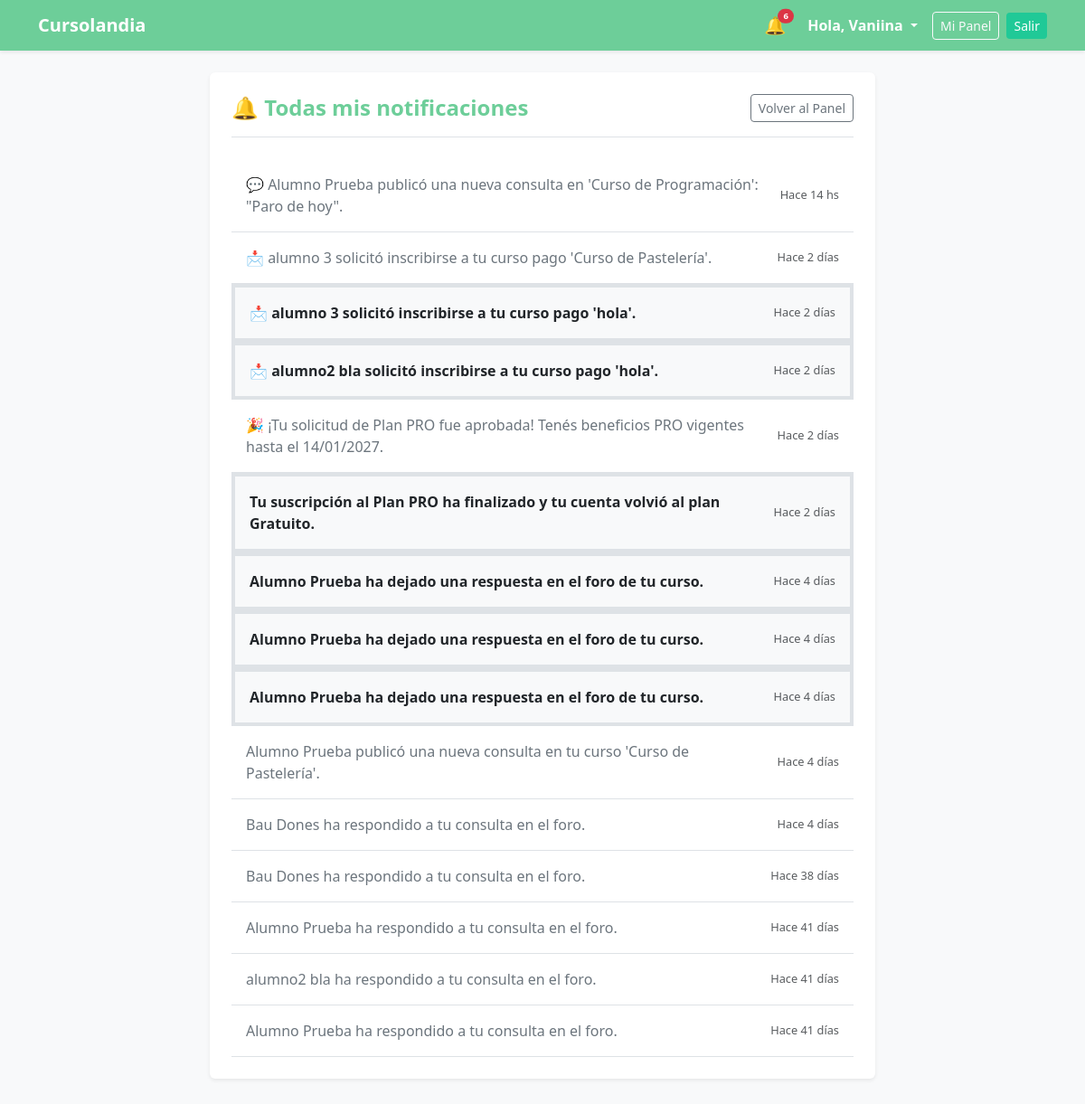
The app's page /index.php?accion=notificaciones (signed in) with its own data.
### tables this page shows
CREATE TABLE `notificaciones` (
  `id_notificacion` int(11) NOT NULL,
  `id_usuario` int(11) NOT NULL,
  `mensaje` text NOT NULL,
  `enlace` varchar(255) DEFAULT NULL,
  `leida` tinyint(1) DEFAULT 0,
  `fecha` datetime DEFAULT current_timestamp()
);

### Backend/Controllers/NotificacionController.php (called while the page is built, shortened)
<?php
require_once __DIR__ . '/../Models/NotificacionModel.php';
class NotificacionController {
    private $notificacionModel;
    public function __construct($conexion) {
        $this->notificacionModel = new NotificacionModel($conexion);
    }
    public function index() {
        $id_usuario = (int)$_SESSION['id_usuario'];
        $notificaciones = $this->notificacionModel->obtenerTodasPorUsuario($id_usuario);
        require_once __DIR__ . '/../../Frontend/views/notificaciones/notificaciones.php';
    }
}

### Backend/Models/NotificacionModel.php (called while the page is built, shortened)
<?php
class NotificacionModel {
    private $conexion;
    public function __construct($conexion) {
        $this->conexion = $conexion;
    }
    public function obtenerTodasPorUsuario($id_usuario) {
        $stmt = $this->conexion->prepare("SELECT * FROM notificaciones WHERE id_usuario = ? ORDER BY fecha DESC");
        $stmt->bind_param("i", $id_usuario);
        $stmt->execute();
        $resultado = $stmt->get_result();
        return $resultado;
    }
}
if (!function_exists('tiempo_transcurrido')) {
    function tiempo_transcurrido($fecha) {
        $diferencia = time() - strtotime($fecha);
        if ($diferencia < 86400) return "Hace " . floor($diferencia / 3600) . " hs";
        return "Hace " . floor($diferencia / 86400) . " días";
    }
}

### Frontend/Views/notificaciones/notificaciones.php (the view, shortened to what this page needs)
<?php
require_once __DIR__ . '/../layouts/header.php';
require_once __DIR__ . '/../layouts/navbar.php';
?>
<div class="container mb-5">
    <div class="row justify-content-center">
        <div class="col-md-8">
            <div class="card shadow-sm border-0">
                <div class="card-body p-4">
                    <div class="d-flex justify-content-between align-items-center border-bottom pb-3 mb-4">
                        <h4 class="text-primario fw-bold mb-0">🔔 Todas mis notificaciones</h4>
                        <a href="index.php?accion=panel" class="btn btn-outline-secondary btn-sm">Volver al Panel</a>
                    </div>
                    <?php if ($notificaciones && $notificaciones->num_rows > 0): ?>
                        <div class="list-group list-group-flush">
                            <?php while ($noti = $notificaciones->fetch_assoc()): ?>
                                <a href="index.php?accion=leer_notificacion&id=<?php echo $noti['id_notificacion']; ?>"
                                   class="list-group-item list-group-item-action py-3 px-3 border-bottom <?php echo ($noti['leida'] == 0) ? 'bg-light border-start border-primario border-4' : ''; ?>">
                                    <div class="d-flex justify-content-between align-items-center">
                                        <span class="<?php echo ($noti['leida'] == 0) ? 'fw-bold text-dark' : 'text-secondary'; ?>">
                                            <?php echo htmlspecialchars($noti['mensaje']); ?>
                                        </span>
                                        <small class="text-muted text-nowrap ms-3" style="font-size: 0.8rem;">
                                            <?php echo tiempo_transcurrido($noti['fecha']); ?>
                                        </small>
                                    </div>
                                </a>
                            <?php endwhile; ?>
                        </div>
                    <?php else: ?>
                        <div class="alert alert-light text-center border mb-0">
                            No tenés notificaciones en tu historial.
                        </div>
                    <?php endif; ?>
                </div>
            </div>
        </div>
    </div>
</div>
<?php require_once __DIR__ . '/../layouts/footer.php'; ?>

### Frontend/css/estilos.css (style rules this page uses)
:root { --color-primario: #6dce99; --color-primario-hover: #50a886; --color-acento: #20c997; --color-acento-hover: #1aa179; --fondo-claro: #f8f9fa; }
body { background-color: var(--fondo-claro); font-family: 'Segoe UI', Tahoma, Geneva, Verdana, sans-serif; }
.text-primario { color: var(--color-primario) !important; }

### records on screen
notificaciones: mensaje "💬 Alumno Prueba publicó una nueva consulta en 'Curso de Programación': \"Paro de hoy\".", fecha "Hace 14 hs"
notificaciones: mensaje "📩 alumno 3 solicitó inscribirse a tu curso pago 'Curso de Pastelería'.", fecha "Hace 2 días"
notificaciones: mensaje "📩 alumno 3 solicitó inscribirse a tu curso pago 'hola'.", fecha "Hace 2 días"
notificaciones: mensaje "📩 alumno2 bla solicitó inscribirse a tu curso pago 'hola'.", fecha "Hace 2 días"
notificaciones: mensaje "🎉 ¡Tu solicitud de Plan PRO fue aprobada! Tenés beneficios PRO vigentes hasta el 14/01/2027.", fecha "Hace 2 días"
notificaciones: mensaje "Tu suscripción al Plan PRO ha finalizado y tu cuenta volvió al plan Gratuito.", fecha "Hace 2 días"
notificaciones: mensaje "Alumno Prueba ha dejado una respuesta en el foro de tu curso.", fecha "Hace 4 días"
notificaciones: mensaje "Alumno Prueba ha dejado una respuesta en el foro de tu curso.", fecha "Hace 4 días"
notificaciones: mensaje "Alumno Prueba ha dejado una respuesta en el foro de tu curso.", fecha "Hace 4 días"
notificaciones: mensaje "Alumno Prueba publicó una nueva consulta en tu curso 'Curso de Pastelería'.", fecha "Hace 4 días"
notificaciones: mensaje "Bau Dones ha respondido a tu consulta en el foro.", fecha "Hace 4 días"
notificaciones: mensaje "Bau Dones ha respondido a tu consulta en el foro.", fecha "Hace 38 días"
notificaciones: mensaje "Alumno Prueba ha respondido a tu consulta en el foro.", fecha "Hace 41 días"
notificaciones: mensaje "alumno2 bla ha respondido a tu consulta en el foro.", fecha "Hace 41 días"
notificaciones: mensaje "Alumno Prueba ha respondido a tu consulta en el foro.", fecha "Hace 41 días"

### other values on screen
$no_leidas "6"
$_SESSION['nombre'] "Vaniina"
